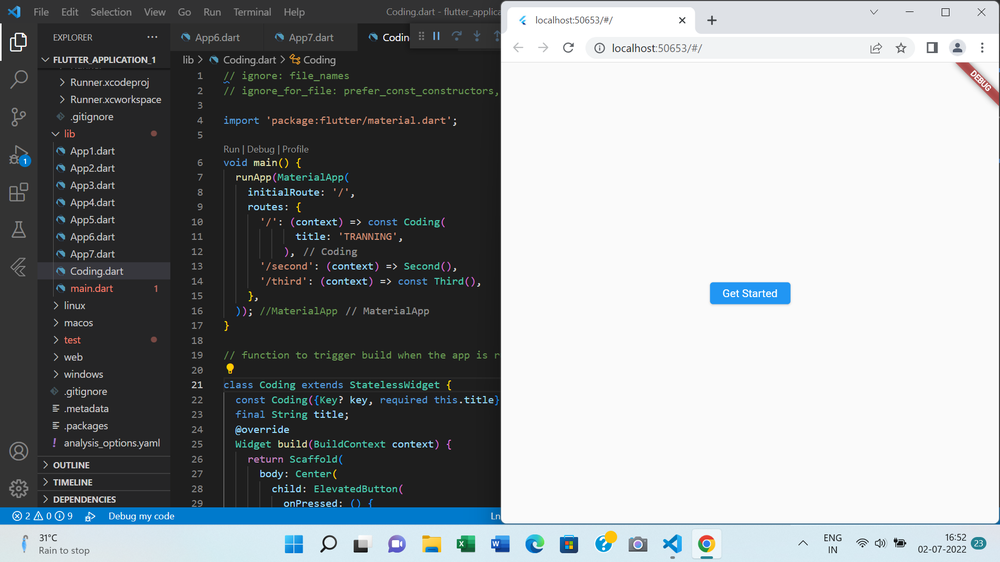
#> input picture manali sceenshot.png, 1000 x 562 px, shrunk from 1920 x 1080 before the run
$ jupyter execute --allow-errors mini_project.ipynb   (older library calls are emulated)
#> lines starting #> are read from the running program, lines starting #| are printed output that depends on the picture
#> the answer given: manali sceenshot.png
<a href="https://colab.research.google.com/github/manalisahu1707/manali2417/blob/main/mini_project.ipynb" target="_parent"></a>

[cell 1]
import cv2
import numpy as np
from google.colab.patches import cv2_imshow # use for displaying image
from google.colab import files

**Reading File Showing CV2 img**

[cell 2]
def read_file(filename): # defining the function with its name
#> called with filename = 'manali sceenshot.png'
  img = cv2.imread(filename)
#> img is the input picture: shape (562, 1000, 3); mean B, G, R 153.1, 150.9, 146.7
  cv2_imshow(img)
  return img

[cell 3]
def color_quantization(img, k):
# Transform the image
  data = np.float32(img).reshape((-1, 3))

# Determine criteria
  criteria = (cv2.TERM_CRITERIA_EPS + cv2.TERM_CRITERIA_MAX_ITER, 20, 0.001)

# Implementing K-Means
  ret, label, center = cv2.kmeans(data, k, None, criteria, 10, cv2.KMEANS_RANDOM_CENTERS)
  center = np.uint8(center)
  result = center[label.flatten()]
  result = result.reshape(img.shape)
  return result

[cell 4]
def edge_mask(img, line_size, blur_value):
#> called with line_size = 7, blur_value = 7
  gray = cv2.cvtColor(img, cv2.COLOR_BGR2GRAY)
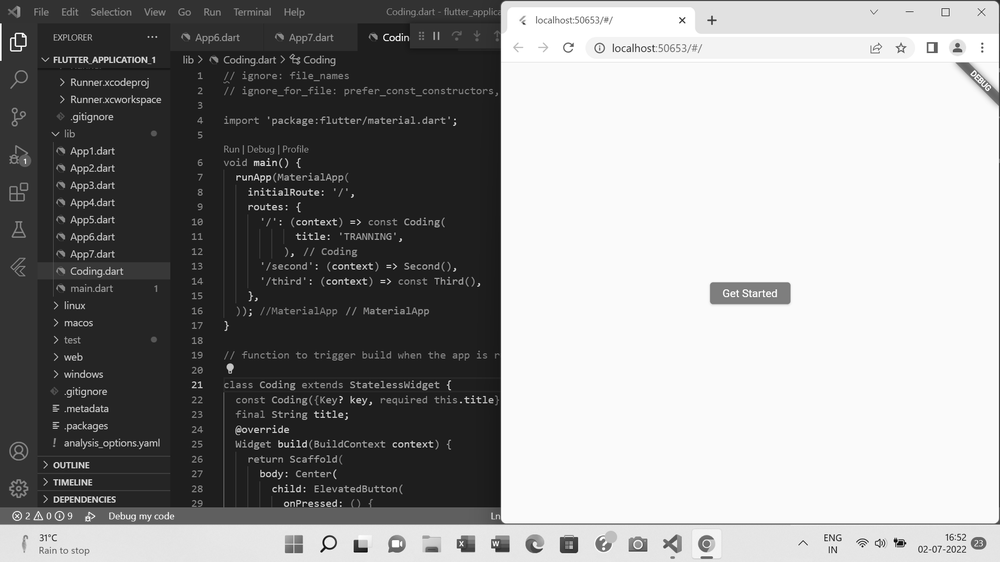
#> gray: shape (562, 1000); min 0, max 255, mean 149.9
  gray_blur = cv2.medianBlur(gray, blur_value)
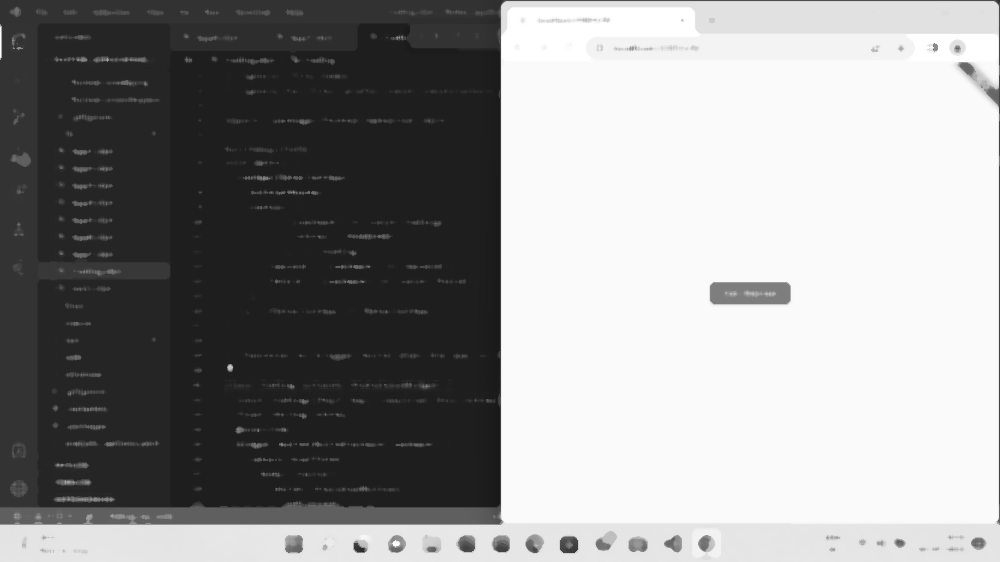
#> gray_blur: shape (562, 1000); min 25, max 255, mean 148
  edges = cv2.adaptiveThreshold(gray_blur, 255, cv2.ADAPTIVE_THRESH_MEAN_C, cv2.THRESH_BINARY, line_size, blur_value)
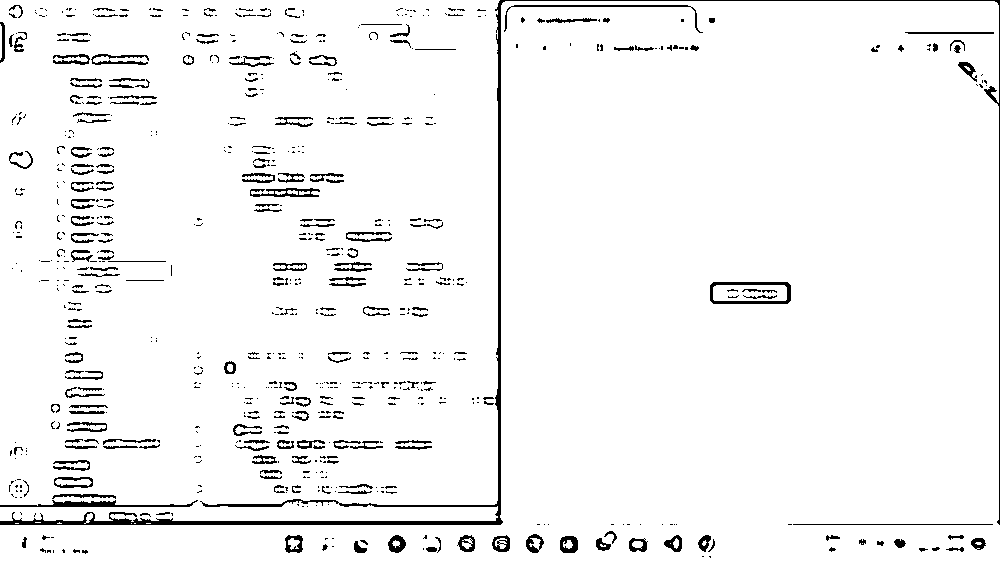
#> edges: shape (562, 1000); 95.6% white; black in thin lines or dots
  return edges

**Upload Image File**

[cell 5]
uploaded = files.upload()

filename = next(iter(uploaded))
img = read_file(filename)

**Run Code to Create Cartoon Effect**

[cell 6]
line_size = 7
blur_value = 7

edges = edge_mask(img, line_size, blur_value)
cv2_imshow(edges)

[cell 7]
total_color = 9

img = color_quantization(img, total_color)
#> in color_quantization, `ret, label, center = cv2.kmeans(data, k, None, criteria, 10, cv2.KMEAN..`: ret = 96936837; center = [[249.2, 249.1, 249], [31.77, 31.45, 31.6], [236.8, 230.4, 218], [76.1, 128, 189.7], [164.9, 160.7, 154.4], [204.5, 123.3, 7.92], [52.45, 52.26, 51.17], [98.94, 104.6, 89.35], [189.5, 160.4, 84.52]]
#> in color_quantization, `center = np.uint8(center)`: center = [[249, 249, 249], [31, 31, 31], [236, 230, 217], [76, 128, 189], [164, 160, 154], [204, 123, 7], [52, 52, 51], [98, 104, 89], [189, 160, 84]]
cv2_imshow(img)

[cell 8]
blurred = cv2.bilateralFilter(img, d=7, sigmaColor=100,sigmaSpace=100)
cv2_imshow(blurred)

[cell 9]
cartoon = cv2.bitwise_and(blurred, blurred, mask=edges)
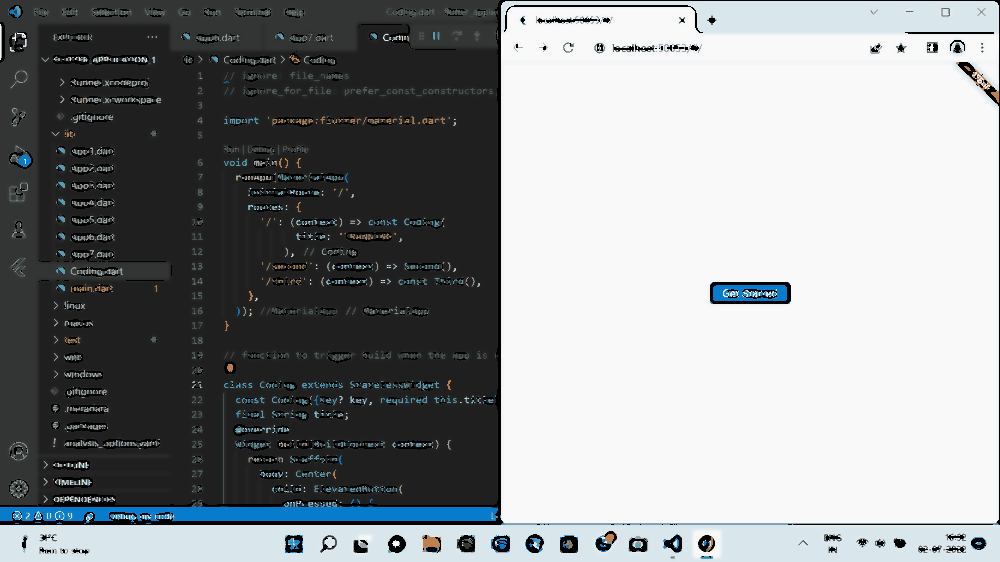
#> cartoon: shape (562, 1000, 3); mean B, G, R 147.6, 146.1, 142.8
cv2_imshow(cartoon)
